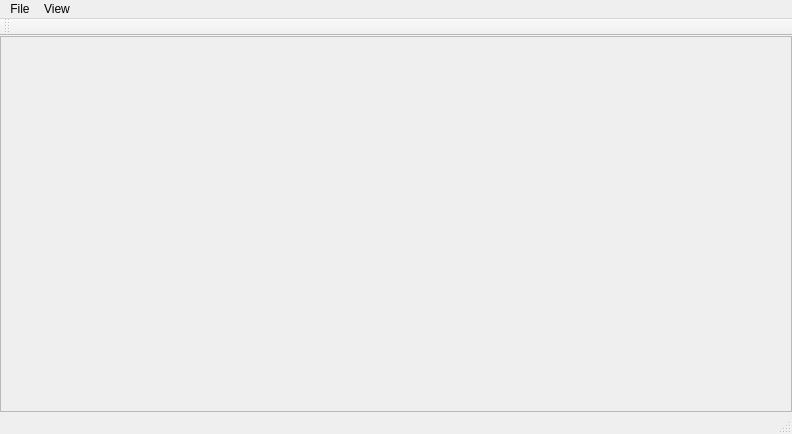
<?xml version="1.0" encoding="UTF-8"?>
<ui version="4.0">
 <class>TestSandboxClass</class>
 <widget class="QMainWindow" name="TestSandboxClass">
  <property name="geometry">
   <rect>
    <x>0</x>
    <y>0</y>
    <width>792</width>
    <height>434</height>
   </rect>
  </property>
  <property name="windowTitle">
   <string>TestSandbox</string>
  </property>
  <widget class="QWidget" name="centralWidget">
   <layout class="QVBoxLayout" name="verticalLayout">
    <property name="spacing">
     <number>0</number>
    </property>
    <property name="leftMargin">
     <number>0</number>
    </property>
    <property name="topMargin">
     <number>0</number>
    </property>
    <property name="rightMargin">
     <number>0</number>
    </property>
    <property name="bottomMargin">
     <number>0</number>
    </property>
    <item>
     <widget class="QScrollArea" name="scrollArea">
      <property name="widgetResizable">
       <bool>true</bool>
      </property>
      <widget class="QWidget" name="scrollAreaWidgetContents">
       <property name="geometry">
        <rect>
         <x>0</x>
         <y>0</y>
         <width>790</width>
         <height>351</height>
        </rect>
       </property>
       <layout class="QVBoxLayout" name="verticalLayout_2">
        <property name="leftMargin">
         <number>0</number>
        </property>
        <property name="topMargin">
         <number>0</number>
        </property>
        <property name="rightMargin">
         <number>0</number>
        </property>
        <property name="bottomMargin">
         <number>0</number>
        </property>
        <item>
         <widget class="QLabel" name="canvas">
          <property name="text">
           <string/>
          </property>
          <property name="alignment">
           <set>Qt::AlignCenter</set>
          </property>
         </widget>
        </item>
       </layout>
      </widget>
     </widget>
    </item>
   </layout>
  </widget>
  <widget class="QMenuBar" name="menuBar">
   <property name="geometry">
    <rect>
     <x>0</x>
     <y>0</y>
     <width>792</width>
     <height>21</height>
    </rect>
   </property>
   <widget class="QMenu" name="menuFile">
    <property name="title">
     <string>File</string>
    </property>
    <addaction name="actionExit"/>
   </widget>
   <widget class="QMenu" name="menuView">
    <property name="title">
     <string>View</string>
    </property>
    <addaction name="actionWaterPressure"/>
   </widget>
   <addaction name="menuFile"/>
   <addaction name="menuView"/>
  </widget>
  <widget class="QToolBar" name="mainToolBar">
   <property name="minimumSize">
    <size>
     <width>0</width>
     <height>40</height>
    </size>
   </property>
   <property name="toolButtonStyle">
    <enum>Qt::ToolButtonTextOnly</enum>
   </property>
   <attribute name="toolBarArea">
    <enum>TopToolBarArea</enum>
   </attribute>
   <attribute name="toolBarBreak">
    <bool>false</bool>
   </attribute>
  </widget>
  <widget class="QStatusBar" name="statusBar"/>
  <action name="actionExit">
   <property name="text">
    <string>Exit</string>
   </property>
  </action>
  <action name="actionWaterPressure">
   <property name="checkable">
    <bool>true</bool>
   </property>
   <property name="checked">
    <bool>false</bool>
   </property>
   <property name="text">
    <string>Water Pressure</string>
   </property>
  </action>
 </widget>
 <layoutdefault spacing="6" margin="11"/>
 <resources>
  <include location="TestSandbox.qrc"/>
 </resources>
 <connections>
  <connection>
   <sender>actionExit</sender>
   <signal>triggered()</signal>
   <receiver>TestSandboxClass</receiver>
   <slot>close()</slot>
   <hints>
    <hint type="sourcelabel">
     <x>-1</x>
     <y>-1</y>
    </hint>
    <hint type="destinationlabel">
     <x>395</x>
     <y>216</y>
    </hint>
   </hints>
  </connection>
 </connections>
</ui>
